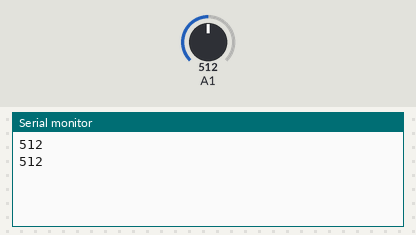
The sketch below on a simulated Arduino Uno, built with avr-gcc and run on an emulated ATmega328P. On the bench: the last lines printed to the serial monitor. The test bench sets the inputs (shaded band); at power-on: A1 = 512.

Above: at 1.2 s.
1.3 s: A1 set to 716
At 2.6 s:
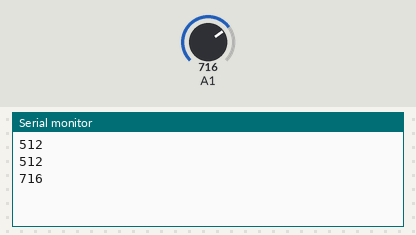
2.8 s: A1 set to 900
At 3.6 s:
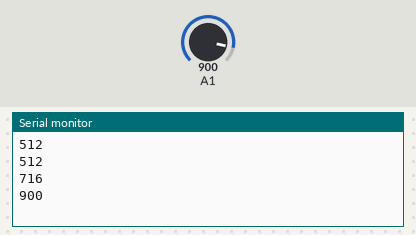
Timing chart, 0 to 5.8 s (numbered marks = the images above; inputs shaded):
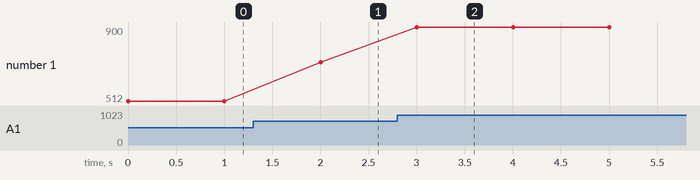

The sketch:

Waste_Water_managment.ino
```cpp
static int val=0;

void setup() {
  // initialize digital pin 13 as an output.
  pinMode(A1, INPUT);
  Serial.begin(9600);
}

// the loop function runs over and over again forever
void loop() {
   val = analogRead(A1);

   Serial.println(analogRead(A1));
   delay(1000);
}
```

Measured:
- after the input at 1.3 s, the serial monitor: prints a new line after 0.70 s (image 1)
- after the input at 2.8 s, the serial monitor: prints a new line after 0.20 s (image 2)
- plotted number 1: 512 → 716 after the input at 1.3 s, 716 → 900 after the input at 2.8 s
